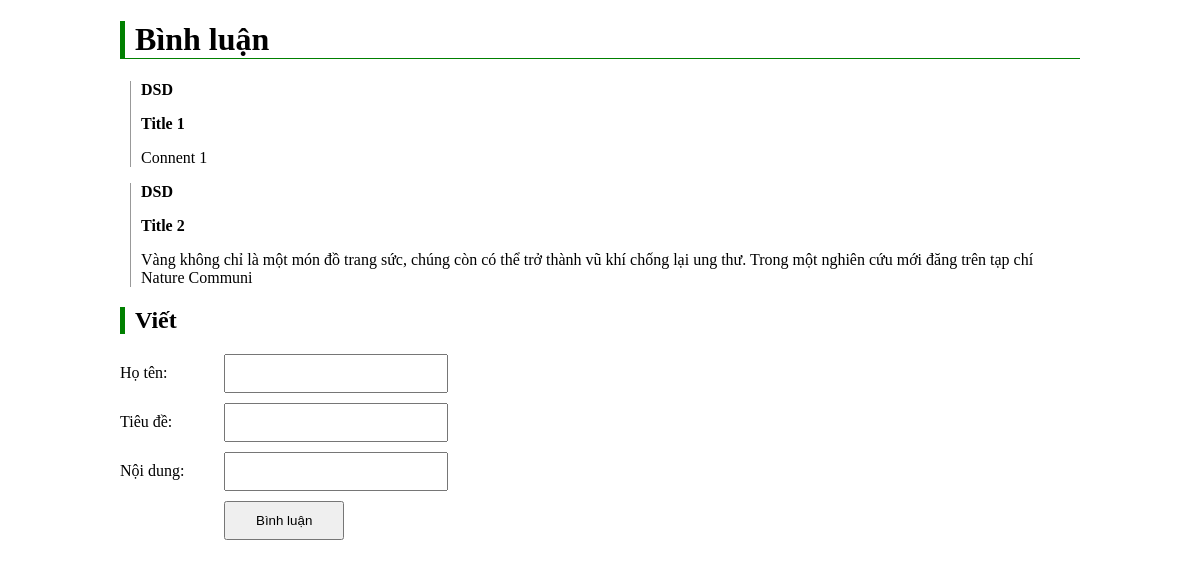
The page /comment.php on the database as committed earlier.
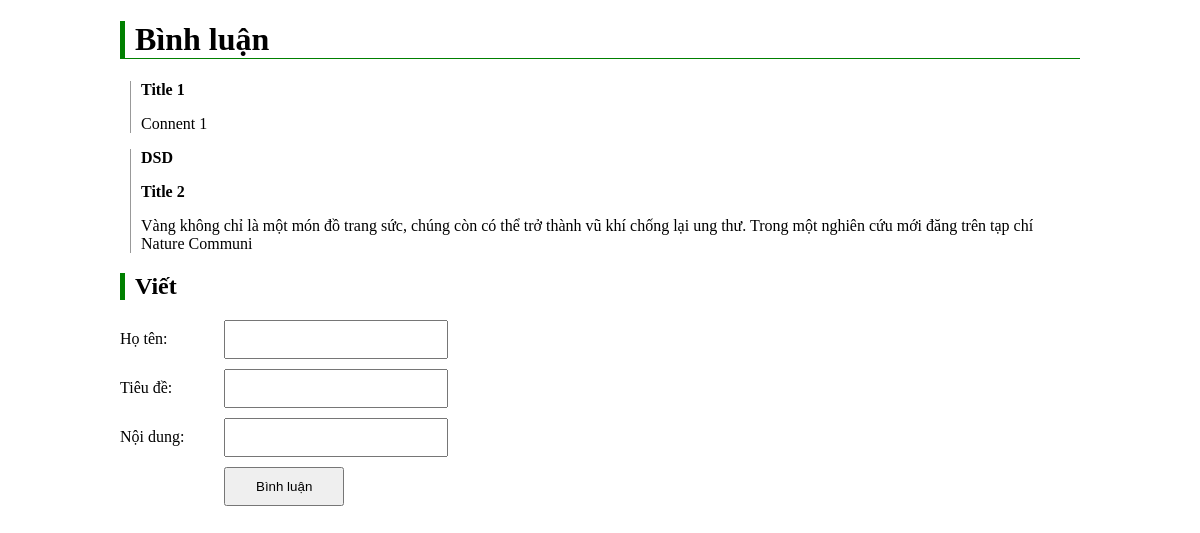
The same page on the database as committed later.
### tables this page shows
CREATE TABLE `comment` (
  `id` int(11) NOT NULL,
  `title` varchar(100) DEFAULT NULL,
  `content` varchar(150) NOT NULL,
  `author` varchar(50) DEFAULT NULL
);

### connect.php (called while the page is built, shortened)
<?php
    class Connect{
        public function __construct() {
            $host = "localhost";
            $database = "atw";
            $user = "root";
            $pass = "";
            $this->conn = new mysqli($host, $user, $pass, $database);
            mysqli_set_charset($this->conn, "utf8");
        }
        public function getComments()
        {
            $sql = "SELECT * FROM comment";
            $rs = $this->conn->query($sql);
            return $rs;
        }
    }
?>

### comment.php (the view, shortened to what this page needs)
<?php
    include("connect.php");
    $db = new Connect();
    $comments = $db->getComments();
?>
<!DOCTYPE html>
<html lang="en">
<head>
    <link rel="stylesheet" href="style.css">
</head>
<body>
    <h1>Bình luận</h1>
    <?php while($cmt = $comments->fetch_assoc()){?>
        <div class="comments">
            <p class="author"><?php echo trim($cmt["author"])?></p>
            <p class="title"><?php echo trim($cmt["title"])?></p>
            <p class="content"><?php echo trim($cmt["content"])?></p>
        </div>
    <?php }?>
    <div id="write">
    <h2>Viết</h2>
    <form action="comment.php" method="POST">
        <div class="line">
            <label>Họ tên: </label>
            <input type="text" name="author">
        </div>
        <div class="line">
            <label>Tiêu đề: </label>
            <input type="text" name="title">
        </div>
        <div class="line">
            <label>Nội dung: </label>
            <input type="text" name="content">
        </div>
        <div class="line">
            <input type="submit" value="Bình luận">
        </div>
    </form>
    </div>
</body>
</html>

### style.css (style rules this page uses)
body { width: 960px; margin: 0 auto; }
.comments { margin: 10px; padding: 0px 10px; border-left: 1px solid #999; }
h1 { border-left: 5px solid green; border-bottom: 1px solid green; padding: 0px 10px; }
h2 { border-left: 5px solid green; padding: 0px 10px; }
.author,.title { font-weight: bold; }
label { width: 100px; display: inline-block; }
.line { margin: 10px 0px; }
input[type="text"],input[type="password"] { width: 200px; padding: 10px; }
input[type="submit"] { padding: 10px 30px; }

Rows that differ between the two databases and show on the page:
changed comment "Title 1": author "DSD" → (not shown)
